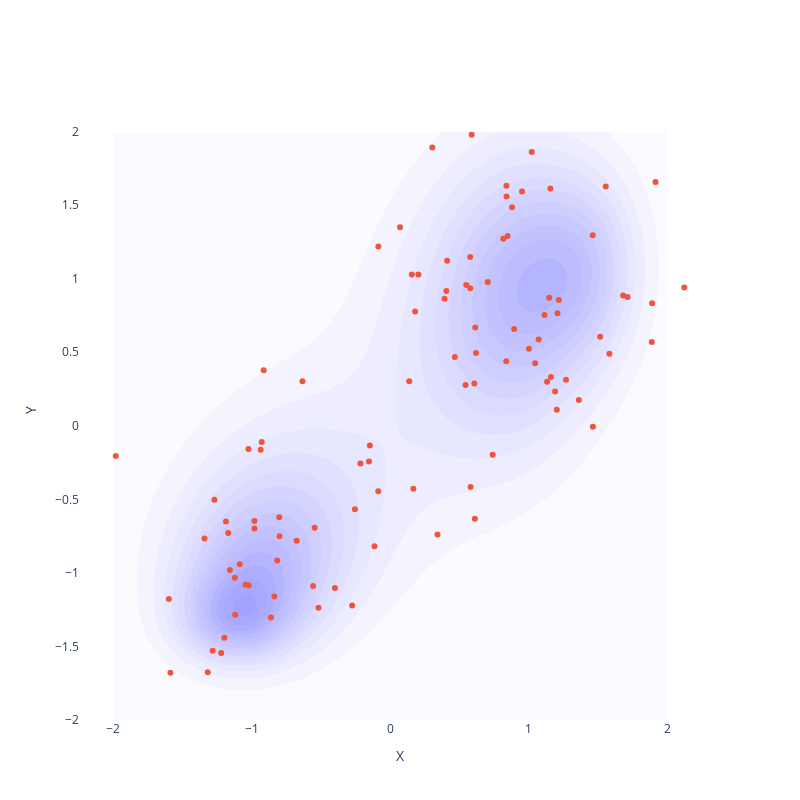

Notebook code for this chart:
### Code cell
z = torch.randn(100, model.latent_dim)
mean, var = model.decode(z, unnormalize=False)
mean

z_mean, z_var = model.encode(samples_normalized)
x_mean, x_var = model.decode(z_mean, unnormalize=False)
weights = 1 / len(x_mean) * torch.ones(len(x_mean))
emp_dist = GaussianMixtureModel(x_mean, torch.diag_embed(x_var), weights)
fig = plot_density_heatmap(emp_dist.likelihood)
fig.add_trace(
    go.Scatter(x=samples_normalized[:, 0], y=samples_normalized[:, 1], mode="markers")
)
fig.show()
